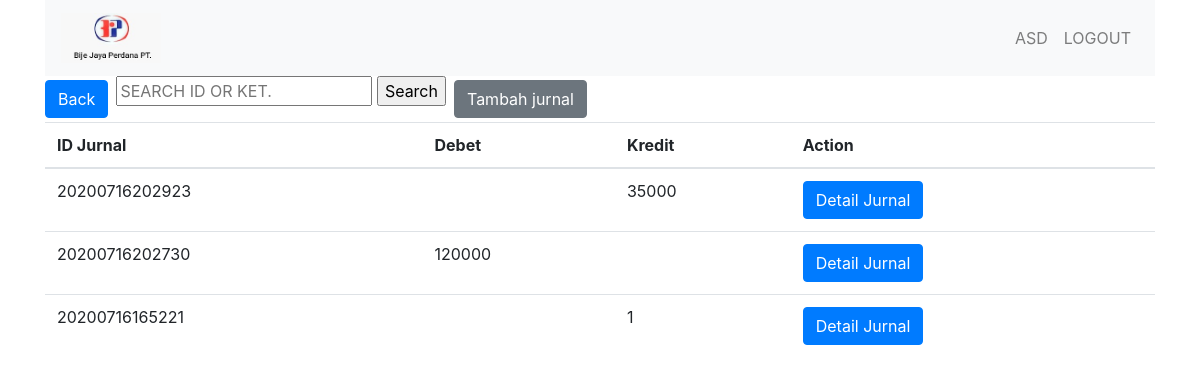
The page /jurnal.php (signed in) on the database as committed earlier.
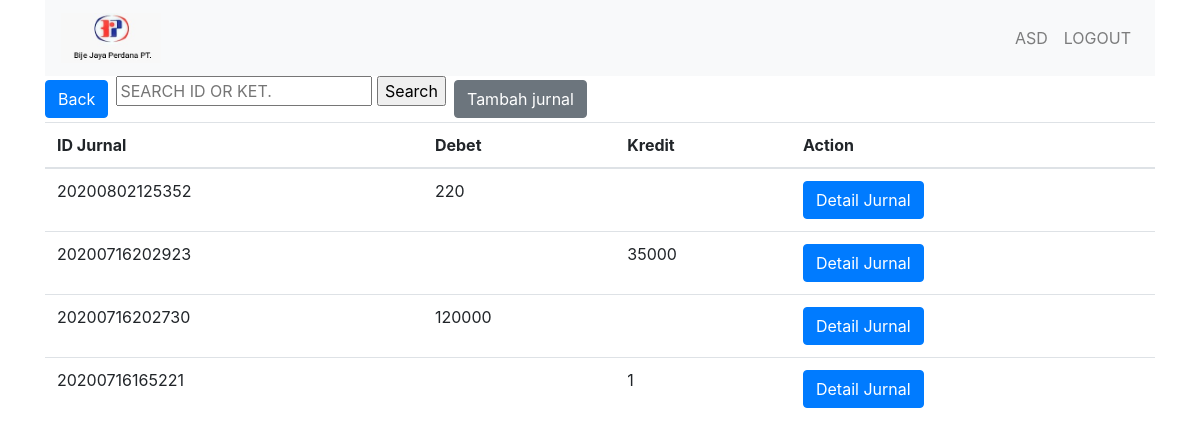
The same page on the database as committed later.
### tables this page shows
CREATE TABLE `jurnal` (
  `idjurnal` varchar(14) NOT NULL,
  `debet` int(1) NOT NULL,
  `jurnal` text NOT NULL,
  `total` int(11) NOT NULL,
  `warkat` varchar(10) DEFAULT NULL
);

### jurnal.php (the view, shortened to what this page needs)
<link rel="stylesheet" href="css/bootstrap.min.css">
	<div class="container">
<?php
include 'config.php';
include 'navbar.php';
echo '<div class="btn-group mr-2" role="group" ><a href="index.php"><button type="button" class="btn btn-primary" >Back</button></a></div>';
echo '<div class="btn-group mr-2" role="group" >
		<form method="GET" action="jurnal.php">
			<input class="textinput1" name="keyword" placeholder="SEARCH ID OR KET." type="text">
			<input class="button1" type="submit" value="Search">
		</form>
	 </div>';
echo '<div class="btn-group mr-2" role="group" > <a class="btn btn-secondary" href="jurnaltambah.php">Tambah jurnal</a> </div>';
$con = new mysqli($host, $dbid, $dbpass, $dbname);
if (isset($_GET['keyword']) && $_GET['keyword']!='') {
	$keyword =  $_GET['keyword'] ;
	if( is_numeric($keyword) == true){
		$stmt = $con->prepare( "SELECT idjurnal, debet, total FROM jurnal WHERE idjurnal LIKE '%$keyword%' ORDER BY idjurnal DESC" ); $stmt->execute();
	}else{
		$stmt = $con->prepare( "SELECT idjurnal, debet, total FROM jurnal WHERE jurnal LIKE '%$keyword%' ORDER BY idjurnal DESC" ); $stmt->execute();
	}
}else{
	$stmt = $con->prepare( "SELECT idjurnal, debet, total FROM jurnal ORDER BY idjurnal DESC" ); $stmt->execute();
}
$result = $stmt->get_result();
?>
<table class="table">
  <thead>
    <tr>
      <th scope="col">ID Jurnal</th>
	  <th scope="col">Debet</th>
	  <th scope="col">Kredit</th>
	  <th scope="col">Action</th>
    </tr>
  </thead>
  <tbody>
	<?php
	while($row = mysqli_fetch_assoc($result)) {
		$dk='';
		if($row["debet"]==1){
			$dk='<td>'.$row["total"].'</td><td></td>';
		}else{
			$dk='<td></td><td>'.$row["total"].'</td>';
		}
		echo '
		<tr>
		<td>'.$row["idjurnal"].'</td>
		'.$dk.'
		<td>
			<div class="btn-group mr-2" role="group" > <a class="btn btn-primary" href="jurnaldetail.php?idjurnal='.$row["idjurnal"].'">Detail Jurnal</a> </div>
		</td>
		</tr>
		';
	}
?>
  </tbody>
</table>
</div>

Rows that differ between the two databases and show on the page:
added jurnal: idjurnal "20200802125352", total "220"
